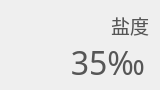
           <widget class="QWidget" name="salt" native="true">
            <property name="minimumSize">
             <size>
              <width>160</width>
              <height>90</height>
             </size>
            </property>
            <property name="maximumSize">
             <size>
              <width>160</width>
              <height>90</height>
             </size>
            </property>
            <property name="styleSheet">
             <string notr="true">#salt
{
	background-color: rgb(255, 255, 255);
	border-radius: 14px;
	border:1px solid rgb(217, 217, 217);
}</string>
            </property>
            <layout class="QGridLayout" name="gridLayout_5">
             <item row="0" column="0">
              <widget class="QLabel" name="salt_icon">
               <property name="minimumSize">
                <size>
                 <width>50</width>
                 <height>50</height>
                </size>
               </property>
               <property name="maximumSize">
                <size>
                 <width>50</width>
                 <height>50</height>
                </size>
               </property>
               <property name="text">
                <string/>
               </property>
               <property name="pixmap">
                <pixmap resource="resource/resource.qrc">:/first/env_page/water_salt.png</pixmap>
               </property>
               <property name="scaledContents">
                <bool>true</bool>
               </property>
              </widget>
             </item>
             <item row="0" column="1">
              <layout class="QVBoxLayout" name="verticalLayout_4">
               <item>
                <widget class="QLabel" name="salt_title">
                 <property name="font">
                  <font>
                   <family>字魂布丁体(商用需授权)</family>
                   <pointsize>14</pointsize>
                  </font>
                 </property>
                 <property name="styleSheet">
                  <string notr="true">color: rgb(86, 86, 86);</string>
                 </property>
                 <property name="text">
                  <string>盐度</string>
                 </property>
                 <property name="alignment">
                  <set>Qt::AlignRight|Qt::AlignTrailing|Qt::AlignVCenter</set>
                 </property>
                </widget>
               </item>
               <item>
                <widget class="QLabel" name="salt_data">
                 <property name="font">
                  <font>
                   <family>zihunbudingti</family>
                   <pointsize>24</pointsize>
                  </font>
                 </property>
                 <property name="styleSheet">
                  <string notr="true">color: rgb(86, 86, 86);</string>
                 </property>
                 <property name="text">
                  <string>35‰</string>
                 </property>
                 <property name="alignment">
                  <set>Qt::AlignCenter</set>
                 </property>
                </widget>
               </item>
              </layout>
             </item>
            </layout>
           </widget>
